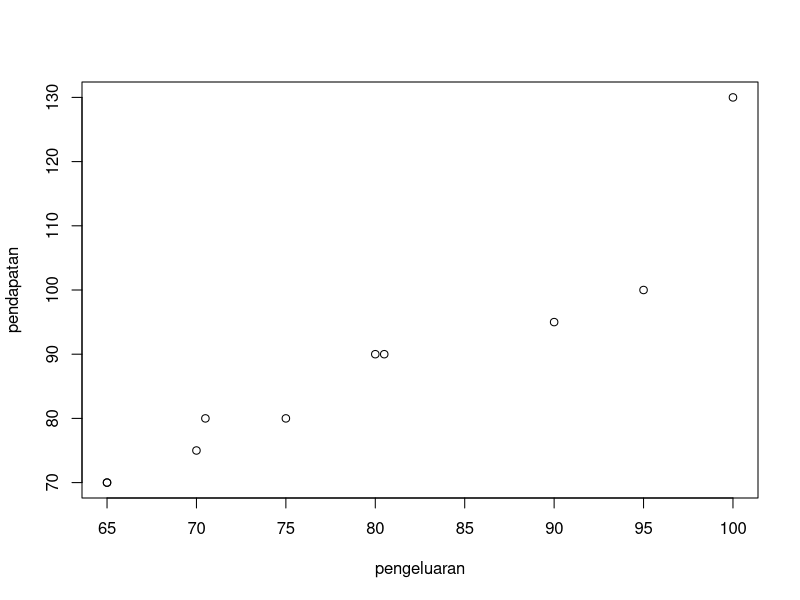
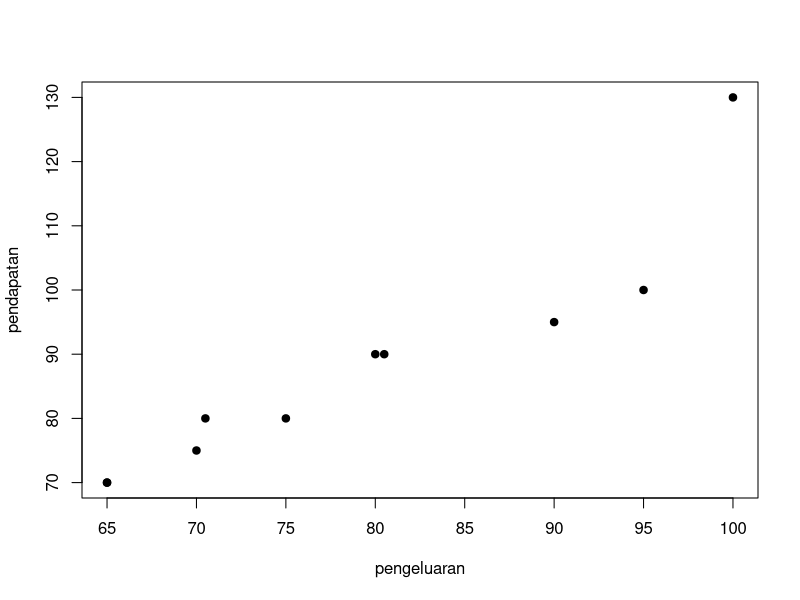
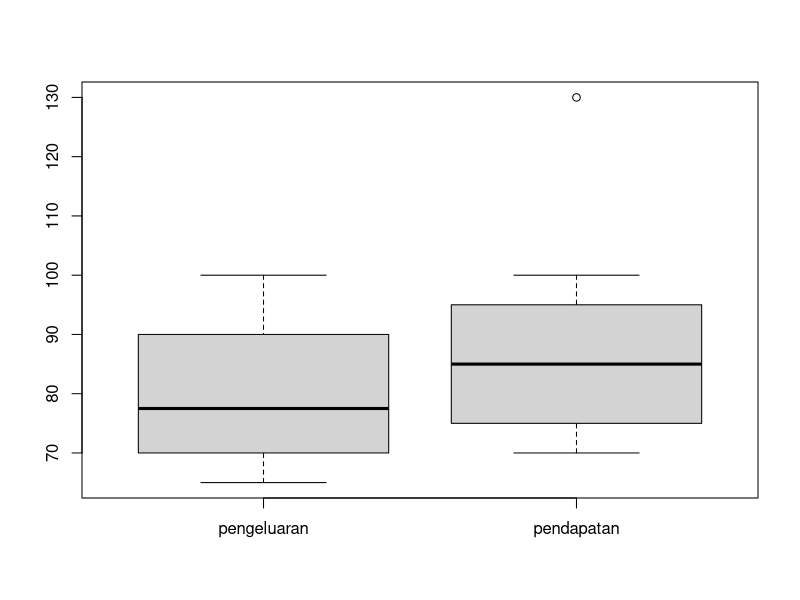
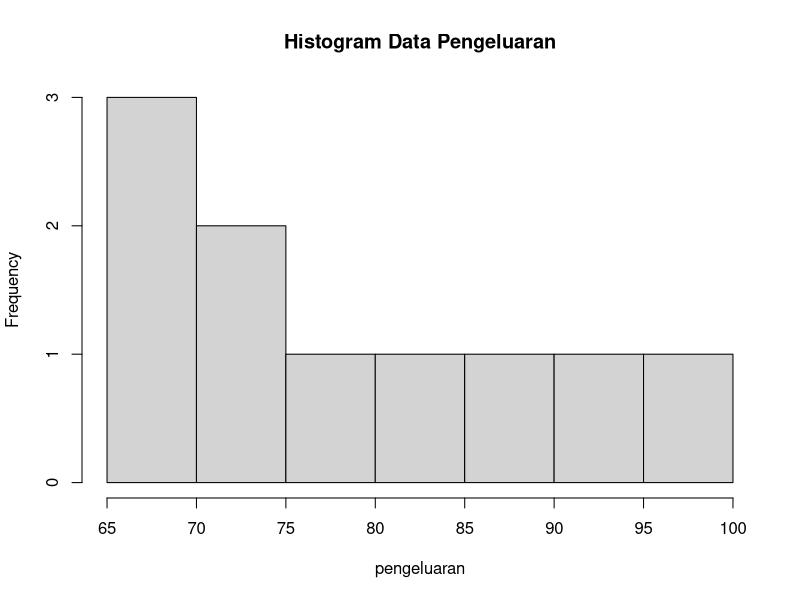
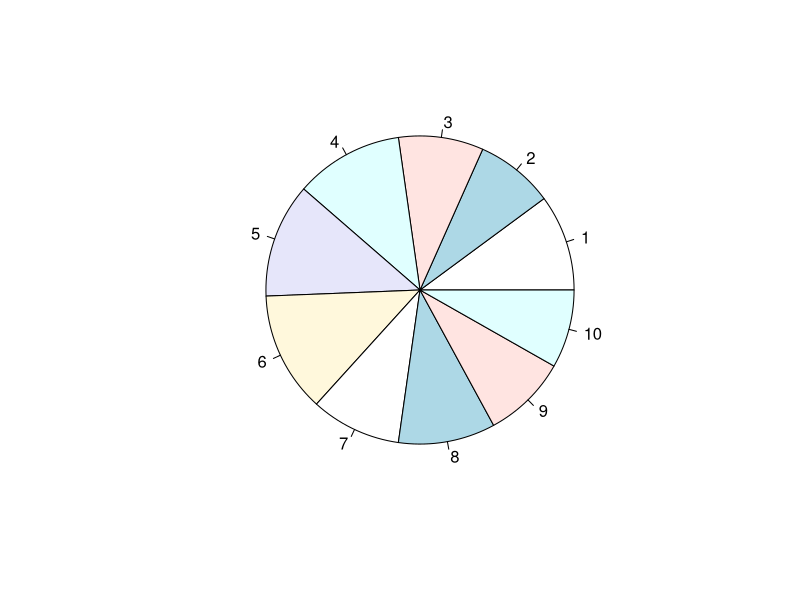
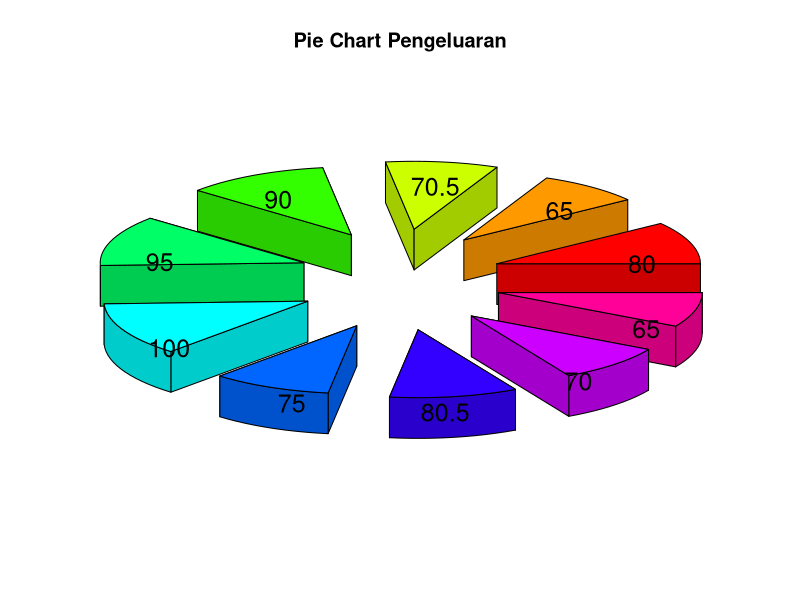
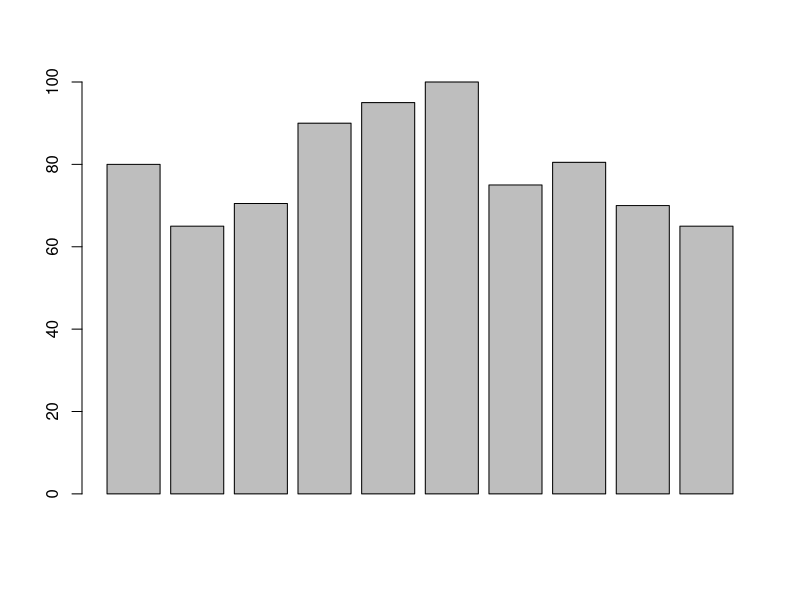
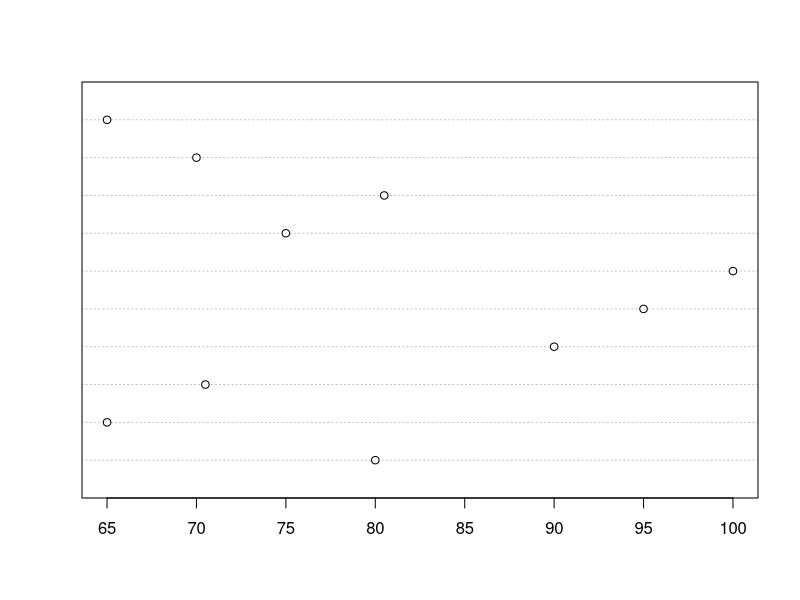

The R source for these figures, in order:
data=data.frame(pengeluaran=c(80,65,70.5,90,95,100,75,80.5,70,65),pendapatan=c(90,70,80,95,100,130,80,90,75,70))
data
summary(data)
var(data) #semakin besar variansi data semakin bagus
cor(data) #melihat hubangan antara 2 variabel 
sd(data$pengeluaran) #sebaran data dengan rata-rata
sd(data$pendapatan)
plot(data)
plot(data,pch=19,xlab="pengeluaran",ylab="pendapatan")
boxplot(data)
hist(data$pengeluaran,xlab = "pengeluaran",main = "Histogram Data Pengeluaran")
pie(data$pengeluaran)
library(plotrix) #package pie chart
slices=c(80,65,70.5,90,95,100,75,80.5,70,65)
lbls=c("80","65","70.5","90","95","100","75","80.5","70","65")
pie3D(slices, labels = lbls, explode=0.5,main="Pie Chart Pengeluaran")

barplot(data$pengeluaran)
dotchart(data$pengeluaran)
stripchart(data$pengeluaran)

#LEGEND
x<- 1:20
x
y1 = x*x
y1
y2 = 3*y1
y2
plot(x, y1, type = "b", pch=19, col="red", xlab="x", ylab="y")
lines(x, y2, pch=18, col="blue", type="b", lty=2)
legend(1, 200, legend = c("Line 1","Line 2"),col = c("red","blue"),lty=1:2, cex=0.8)
